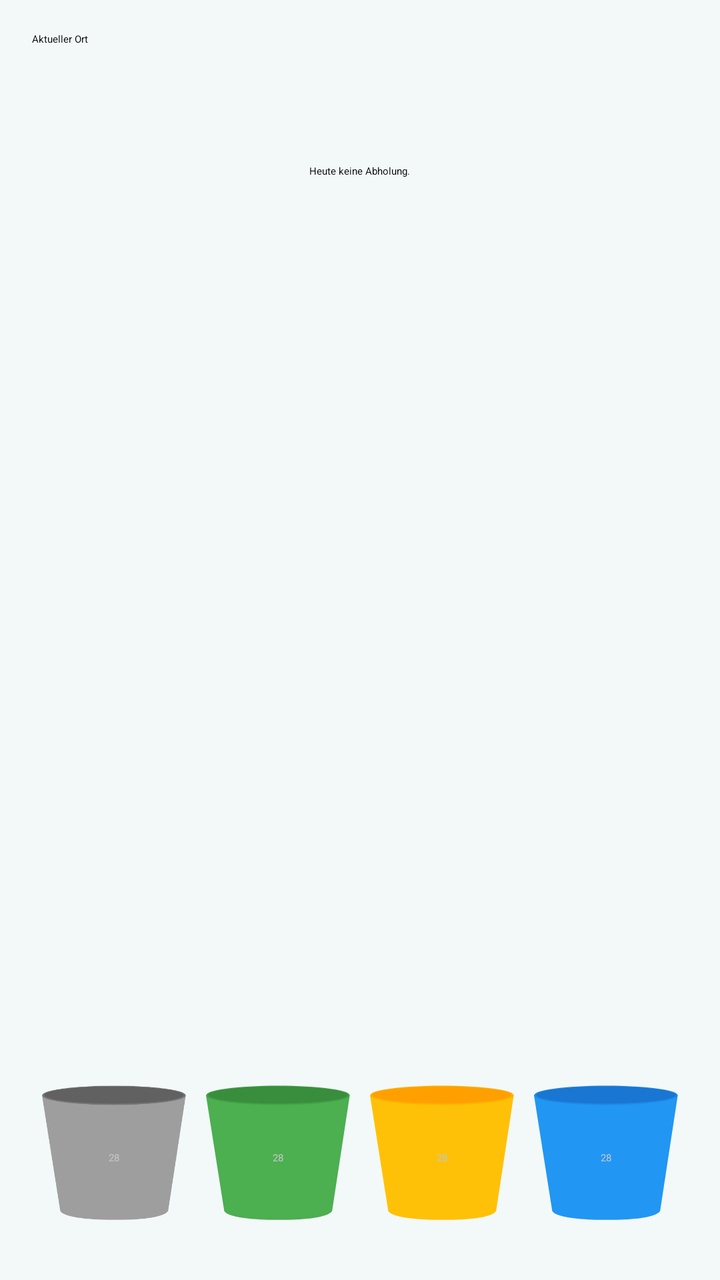
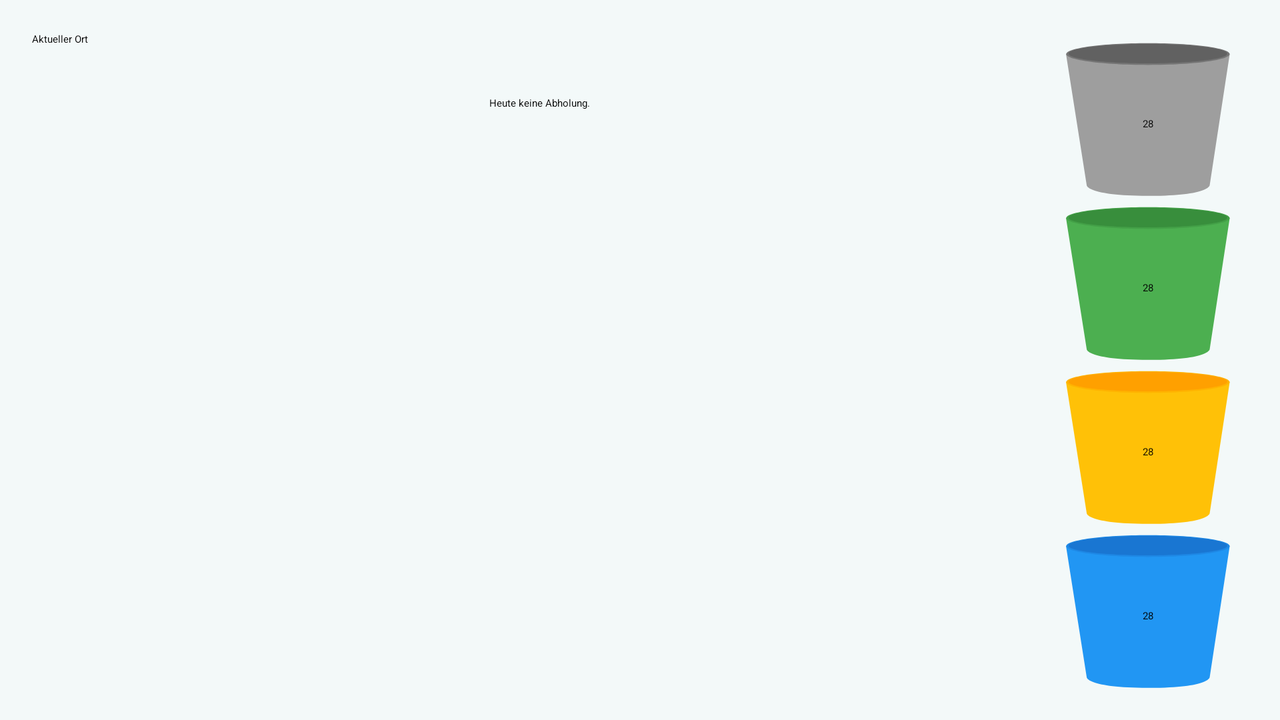

One screen, two layout resources from the same app: the default and the repository's alternative for another configuration. Each is rendered where Android would select it; the XML of both is given below.
<!-- AndroidManifest.xml: application theme AppTheme -->
<!-- res/layout/content_trash_check_acitivity.xml -->
<?xml version="1.0" encoding="utf-8"?>
<LinearLayout xmlns:android="http://schemas.android.com/apk/res/android"
    android:orientation="vertical"
    xmlns:app="http://schemas.android.com/apk/res-auto"
    xmlns:tools="http://schemas.android.com/tools"
    android:layout_width="match_parent"
    android:layout_height="match_parent"
    android:paddingBottom="@dimen/activity_vertical_margin"
    android:paddingLeft="@dimen/activity_horizontal_margin"
    android:paddingRight="@dimen/activity_horizontal_margin"
    android:paddingTop="@dimen/activity_vertical_margin"
    app:layout_behavior="@string/appbar_scrolling_view_behavior"
    tools:context=".TrashCheckActivity"
    tools:showIn="@layout/activity_trash_check_acitivity"
    android:background="@color/background">

    <TextView
        android:layout_width="wrap_content"
        android:layout_height="wrap_content"
        android:textAppearance="?android:attr/textAppearanceSmall"
        android:text="Aktueller Ort"
        android:id="@+id/curLocationTextView"
        android:layout_weight=".5"
        android:layout_gravity="top|left"
        android:layout_marginBottom="25dp" />

    <TextView
        android:layout_width="wrap_content"
        android:layout_height="wrap_content"
        android:textAppearance="?android:attr/textAppearanceLarge"
        android:text="@string/check_can_none"
        android:id="@+id/checkInfoTextView"
        android:layout_alignParentTop="true"
        android:layout_centerHorizontal="true"
        android:layout_gravity="center_horizontal"
        android:layout_weight=".5"
        android:textAlignment="center" />

    <ImageView
        android:layout_width="match_parent"
        android:layout_height="wrap_content"
        android:id="@+id/trashCanImageView"
        android:layout_alignWithParentIfMissing="false"
        android:src="@drawable/can_none_scale"
        android:layout_marginLeft="50dp"
        android:layout_marginRight="50dp"
        android:layout_centerInParent="true"
        android:layout_weight="4" />

    <LinearLayout
        android:orientation="horizontal"
        android:layout_width="match_parent"
        android:layout_height="100dp"
        android:layout_alignParentBottom="true"
        android:layout_centerHorizontal="true"
        android:layout_gravity="bottom">

        <RelativeLayout
            android:layout_width="wrap_content"
            android:layout_height="wrap_content"
            android:layout_gravity="bottom"
            android:layout_weight="25"
            android:layout_marginLeft="5dp"
            android:layout_marginRight="5dp">

            <ImageView
                android:layout_width="wrap_content"
                android:layout_height="wrap_content"
                android:id="@+id/prevCanBlackImage"
                android:src="@drawable/can_black_scale"
                android:maxHeight="50dp"
                android:maxWidth="50dp"
                android:longClickable="false"
                android:scaleType="fitCenter"
                android:layout_gravity="bottom"
                android:layout_alignParentBottom="false"
                android:layout_alignParentTop="false"
                android:layout_centerHorizontal="true" />

            <TextView
                android:layout_width="wrap_content"
                android:layout_height="wrap_content"
                android:textAppearance="?android:attr/textAppearanceLarge"
                android:text="28"
                android:id="@+id/prevCanBlackText"
                android:layout_gravity="bottom"
                android:maxHeight="50dp"
                android:maxWidth="50dp"
                android:gravity="center"
                android:layout_centerInParent="true"
                android:paddingTop="10dp"
                android:textColor="@color/colorPrimary"
                android:shadowColor="@color/background"
                android:layout_alignParentBottom="false" />
        </RelativeLayout>

        <RelativeLayout
            android:layout_width="wrap_content"
            android:layout_height="wrap_content"
            android:layout_weight="25"
            android:layout_marginLeft="5dp"
            android:layout_marginRight="5dp"
            android:layout_gravity="bottom">

            <ImageView
                android:layout_width="wrap_content"
                android:layout_height="wrap_content"
                android:id="@+id/prevCanGreenImage"
                android:src="@drawable/can_green_scale"
                android:maxWidth="50dp"
                android:maxHeight="50dp"
                android:scaleType="fitCenter"
                android:layout_gravity="bottom"
                android:layout_centerHorizontal="true" />

            <TextView
                android:layout_width="wrap_content"
                android:layout_height="wrap_content"
                android:textAppearance="?android:attr/textAppearanceLarge"
                android:text="28"
                android:id="@+id/prevCanGreenText"
                android:layout_gravity="bottom"
                android:maxHeight="50dp"
                android:maxWidth="50dp"
                android:gravity="center"
                android:layout_centerInParent="true"
                android:paddingTop="10dp"
                android:textColor="@color/colorPrimary"
                android:shadowColor="@color/background" />

        </RelativeLayout>

        <RelativeLayout
            android:layout_width="wrap_content"
            android:layout_height="wrap_content"
            android:layout_gravity="bottom"
            android:layout_marginLeft="5dp"
            android:layout_marginRight="5dp"
            android:layout_weight="25">

            <ImageView
                android:layout_width="wrap_content"
                android:layout_height="wrap_content"
                android:id="@+id/prevCanYellowImage"
                android:src="@drawable/can_yellow_scale"
                android:scaleType="fitCenter"
                android:layout_gravity="bottom"
                android:maxWidth="50dp"
                android:maxHeight="50dp"
                android:layout_centerHorizontal="true" />

            <TextView
                android:layout_width="wrap_content"
                android:layout_height="wrap_content"
                android:textAppearance="?android:attr/textAppearanceLarge"
                android:text="28"
                android:id="@+id/prevCanYellowText"
                android:layout_gravity="bottom"
                android:maxHeight="50dp"
                android:maxWidth="50dp"
                android:gravity="center"
                android:layout_centerInParent="true"
                android:paddingTop="10dp"
                android:textColor="@color/colorPrimary"
                android:shadowColor="@color/background" />
        </RelativeLayout>

        <RelativeLayout
            android:layout_width="wrap_content"
            android:layout_height="wrap_content"
            android:layout_weight="25"
            android:layout_gravity="bottom"
            android:layout_marginLeft="5dp"
            android:layout_marginRight="5dp">

            <ImageView
                android:layout_width="wrap_content"
                android:layout_height="wrap_content"
                android:id="@+id/prevCanBlueImage"
                android:src="@drawable/can_blue_scale"
                android:scaleType="fitCenter"
                android:layout_gravity="bottom"
                android:maxHeight="50dp"
                android:maxWidth="50dp"
                android:layout_centerHorizontal="true" />

            <TextView
                android:layout_width="wrap_content"
                android:layout_height="wrap_content"
                android:textAppearance="?android:attr/textAppearanceLarge"
                android:text="28"
                android:id="@+id/prevCanBlueText"
                android:layout_gravity="bottom"
                android:maxHeight="50dp"
                android:maxWidth="50dp"
                android:gravity="center"
                android:layout_centerInParent="true"
                android:paddingTop="10dp"
                android:textColor="@color/colorPrimary"
                android:shadowColor="@color/background" />
        </RelativeLayout>

    </LinearLayout>

</LinearLayout>
<!-- res/layout/activity_trash_check_acitivity.xml (included above) -->
<?xml version="1.0" encoding="utf-8"?>
<android.support.design.widget.CoordinatorLayout xmlns:android="http://schemas.android.com/apk/res/android"
    xmlns:app="http://schemas.android.com/apk/res-auto"
    xmlns:tools="http://schemas.android.com/tools"
    android:layout_width="match_parent"
    android:layout_height="match_parent"
    android:fitsSystemWindows="true"
    tools:context=".activities.TrashCheckActivity">

    <android.support.design.widget.AppBarLayout
        android:layout_width="match_parent"
        android:layout_height="wrap_content"
        android:theme="@style/AppTheme.AppBarOverlay">

        <android.support.v7.widget.Toolbar
            android:id="@+id/toolbar"
            android:layout_width="match_parent"
            android:layout_height="?attr/actionBarSize"
            android:background="?attr/colorPrimary"
            app:popupTheme="@style/AppTheme.PopupOverlay" />

    </android.support.design.widget.AppBarLayout>

    <include layout="@layout/content_trash_check_acitivity" />

</android.support.design.widget.CoordinatorLayout>
<!-- resources referenced by this layout -->
<resources>
  <color name="background">#F3F9F9</color>
  <color name="colorPrimary">#C3C7C7</color>
  <dimen name="activity_horizontal_margin">16dp</dimen>
  <dimen name="activity_vertical_margin">16dp</dimen>
  <!-- drawable can_black_scale (drawable) -->
  <vector xmlns:android="http://schemas.android.com/apk/res/android"
          android:width="128dp"
          android:height="128dp"
          android:viewportWidth="128.0"
          android:viewportHeight="120.0">
    <path android:fillColor="#FF9E9E9E"
          android:pathData="M0,16.118l16.147,95.925c0,0-0.32,7.673,47.803,7.833
    c48.122,0.16,48.213-7.833,48.213-7.833l15.622-95.925H0z"/>
    <path android:fillColor="#FF757575"
          android:pathData="M63.95,8.123c35.23,0,63.79,3.58,63.79,7.995
    s-28.559,7.993-63.79,7.993c-35.23,0-63.791-3.578-63.791-7.993S28.72,8.123,63.95,8.123z"/>
    <path android:fillColor="#FF616161"
          android:pathData="M63.95,8.779c34.192,0,61.911,3.172,61.911,7.087
    c0,3.912-27.719,7.084-61.911,7.084c-34.192,0-61.911-3.172-61.911-7.084C2.04,11.951,29.758,8.779,63.95,8.779z"/>
  </vector>
  <!-- drawable can_blue_scale (drawable) -->
  <vector xmlns:android="http://schemas.android.com/apk/res/android"
          android:width="128dp"
          android:height="128dp"
          android:viewportWidth="128.0"
          android:viewportHeight="120.0">
    <path android:fillColor="#FF2196F3"
          android:pathData="M0,16.118l16.147,95.925c0,0-0.32,7.673,47.803,7.833
    c48.122,0.16,48.213-7.833,48.213-7.833l15.622-95.925H0z"/>
    <path android:fillColor="#FF1E88E5"
          android:pathData="M63.95,8.123c35.23,0,63.79,3.58,63.79,7.995
    s-28.559,7.993-63.79,7.993c-35.23,0-63.791-3.578-63.791-7.993S28.72,8.123,63.95,8.123z"/>
    <path android:fillColor="#FF1976D2"
          android:pathData="M63.95,8.779c34.192,0,61.911,3.172,61.911,7.087
    c0,3.912-27.719,7.084-61.911,7.084c-34.192,0-61.911-3.172-61.911-7.084C2.04,11.951,29.758,8.779,63.95,8.779z"/>
  </vector>
  <!-- drawable can_green_scale (drawable) -->
  <vector xmlns:android="http://schemas.android.com/apk/res/android"
          android:width="128dp"
          android:height="128dp"
          android:viewportWidth="128.0"
          android:viewportHeight="120.0">
    <path android:fillColor="#FF4CAF50"
          android:pathData="M0,16.118l16.147,95.925c0,0-0.32,7.673,47.803,7.833
    c48.122,0.16,48.213-7.833,48.213-7.833l15.622-95.925H0z"/>
    <path android:fillColor="#FF43A047"
          android:pathData="M63.95,8.123c35.23,0,63.79,3.58,63.79,7.995
    s-28.559,7.993-63.79,7.993c-35.23,0-63.791-3.578-63.791-7.993S28.72,8.123,63.95,8.123z"/>
    <path android:fillColor="#FF388E3C"
          android:pathData="M63.95,8.779c34.192,0,61.911,3.172,61.911,7.087
    c0,3.912-27.719,7.084-61.911,7.084c-34.192,0-61.911-3.172-61.911-7.084C2.04,11.951,29.758,8.779,63.95,8.779z"/>
  </vector>
  <string name="check_can_none">Heute keine Abholung.</string>
  <!-- from res/values-v27/ -->
  <style name="AppTheme" parent="BaseTheme">
          <item name="android:statusBarColor">@color/colorPrimaryDark</item>
          <item name="statusBarBackground">@color/colorPrimaryDark</item>
          <item name="android:navigationBarColor">@color/colorPrimary</item>
          <item name="android:windowLightStatusBar">true</item>
          <item name="android:windowLightNavigationBar">true</item>
      </style>
  <color name="colorPrimaryDark">#919494</color>
</resources>
<!-- res/layout-land/content_trash_check_acitivity.xml (the repository's variant of the layout above) -->
<!-- drawn on the phone turned sideways -->
<?xml version="1.0" encoding="utf-8"?>
<LinearLayout xmlns:android="http://schemas.android.com/apk/res/android"
    android:orientation="horizontal"
    xmlns:app="http://schemas.android.com/apk/res-auto"
    xmlns:tools="http://schemas.android.com/tools"
    android:layout_width="match_parent"
    android:layout_height="match_parent"
    android:paddingBottom="@dimen/activity_vertical_margin"
    android:paddingRight="@dimen/activity_horizontal_margin"
    android:paddingTop="@dimen/activity_vertical_margin"
    app:layout_behavior="@string/appbar_scrolling_view_behavior"
    tools:context=".activities.TrashCheckActivity"
    tools:showIn="@layout/activity_trash_check_acitivity"
    android:background="@color/background"
    android:paddingLeft="@dimen/activity_horizontal_margin">

    <LinearLayout
        android:orientation="vertical"
        android:layout_width="match_parent"
        android:layout_height="match_parent"
        android:layout_weight="1">

        <TextView
            android:layout_width="match_parent"
            android:layout_height="wrap_content"
            android:textAppearance="?android:attr/textAppearanceSmall"
            android:text="Aktueller Ort"
            android:id="@+id/curLocationTextView"
            android:layout_gravity="top|left"
            android:layout_marginBottom="25dp" />

        <TextView
            android:layout_width="wrap_content"
            android:layout_height="wrap_content"
            android:textAppearance="?android:attr/textAppearanceLarge"
            android:text="@string/check_can_none"
            android:id="@+id/checkInfoTextView"
            android:layout_alignParentTop="true"
            android:layout_centerHorizontal="true"
            android:layout_gravity="center_horizontal"
            android:textAlignment="center"
            android:layout_marginBottom="15dp" />

        <ImageView
            android:layout_width="match_parent"
            android:layout_height="wrap_content"
            android:id="@+id/trashCanImageView"
            android:layout_alignWithParentIfMissing="false"
            android:src="@drawable/can_none_scale"
            android:layout_centerInParent="true"
            android:layout_weight="1" />

    </LinearLayout>

    <LinearLayout
        android:orientation="vertical"
        android:layout_width="100dp"
        android:layout_height="match_parent"
        android:layout_alignParentBottom="true"
        android:layout_centerHorizontal="true">

        <RelativeLayout
            android:id="@+id/prevCanBlackLayout"
            android:layout_width="wrap_content"
            android:layout_height="wrap_content"
            android:layout_gravity="right"
            android:layout_weight="1">

            <ImageView
                android:layout_width="wrap_content"
                android:layout_height="wrap_content"
                android:id="@+id/prevCanBlackImage"
                android:src="@drawable/can_black_scale"
                android:maxHeight="50dp"
                android:maxWidth="50dp"
                android:longClickable="false"
                android:scaleType="fitCenter"
                android:layout_centerVertical="true" />

            <TextView
                android:layout_width="wrap_content"
                android:layout_height="wrap_content"
                android:textAppearance="?android:attr/textAppearanceLarge"
                android:text="28"
                android:id="@+id/prevCanBlackText"
                android:layout_gravity="bottom"
                android:layout_weight="25"
                android:maxHeight="50dp"
                android:maxWidth="50dp"
                android:gravity="center"
                android:layout_centerInParent="true"
                android:paddingTop="10dp" />
        </RelativeLayout>


        <RelativeLayout
            android:id="@+id/prevCanGreenLayout"
            android:layout_width="wrap_content"
            android:layout_height="wrap_content"
            android:layout_gravity="right"
            android:layout_weight="1">

            <ImageView
                android:layout_width="wrap_content"
                android:layout_height="wrap_content"
                android:id="@+id/prevCanGreenImage"
                android:src="@drawable/can_green_scale"
                android:maxWidth="50dp"
                android:maxHeight="50dp"
                android:scaleType="fitCenter"
                android:layout_centerVertical="true" />

            <TextView
                android:layout_width="wrap_content"
                android:layout_height="wrap_content"
                android:textAppearance="?android:attr/textAppearanceLarge"
                android:text="28"
                android:id="@+id/prevCanGreenText"
                android:layout_gravity="bottom"
                android:layout_weight="25"
                android:maxHeight="50dp"
                android:maxWidth="50dp"
                android:gravity="center"
                android:layout_centerInParent="true"
                android:paddingTop="10dp" />
        </RelativeLayout>


        <RelativeLayout
            android:id="@+id/prevCanYellowLayout"
            android:layout_width="wrap_content"
            android:layout_height="wrap_content"
            android:layout_gravity="right"
            android:layout_weight="1">

            <ImageView
                android:layout_width="wrap_content"
                android:layout_height="wrap_content"
                android:id="@+id/prevCanYellowImage"
                android:src="@drawable/can_yellow_scale"
                android:scaleType="fitCenter"
                android:layout_centerVertical="true" />

            <TextView
                android:layout_width="wrap_content"
                android:layout_height="wrap_content"
                android:textAppearance="?android:attr/textAppearanceLarge"
                android:text="28"
                android:id="@+id/prevCanYellowText"
                android:layout_gravity="bottom"
                android:layout_weight="25"
                android:maxHeight="50dp"
                android:maxWidth="50dp"
                android:gravity="center"
                android:layout_centerInParent="true"
                android:paddingTop="10dp" />
        </RelativeLayout>


        <RelativeLayout
            android:id="@+id/prevCanBlueLayout"
            android:layout_width="wrap_content"
            android:layout_height="wrap_content"
            android:layout_gravity="right"
            android:layout_weight="1">

            <ImageView
                android:layout_width="wrap_content"
                android:layout_height="wrap_content"
                android:id="@+id/prevCanBlueImage"
                android:src="@drawable/can_blue_scale"
                android:scaleType="fitCenter"
                android:layout_centerVertical="true" />

            <TextView
                android:layout_width="wrap_content"
                android:layout_height="wrap_content"
                android:textAppearance="?android:attr/textAppearanceLarge"
                android:text="28"
                android:id="@+id/prevCanBlueText"
                android:layout_gravity="bottom"
                android:layout_weight="25"
                android:maxHeight="50dp"
                android:maxWidth="50dp"
                android:gravity="center"
                android:layout_centerInParent="true"
                android:paddingTop="10dp" />
        </RelativeLayout>
    </LinearLayout>

</LinearLayout>
<!-- res/layout/content_trash_check_acitivity.xml (included above) -->
<?xml version="1.0" encoding="utf-8"?>
<LinearLayout xmlns:android="http://schemas.android.com/apk/res/android"
    android:orientation="vertical"
    xmlns:app="http://schemas.android.com/apk/res-auto"
    xmlns:tools="http://schemas.android.com/tools"
    android:layout_width="match_parent"
    android:layout_height="match_parent"
    android:paddingBottom="@dimen/activity_vertical_margin"
    android:paddingLeft="@dimen/activity_horizontal_margin"
    android:paddingRight="@dimen/activity_horizontal_margin"
    android:paddingTop="@dimen/activity_vertical_margin"
    app:layout_behavior="@string/appbar_scrolling_view_behavior"
    tools:context=".TrashCheckActivity"
    tools:showIn="@layout/activity_trash_check_acitivity"
    android:background="@color/background">

    <TextView
        android:layout_width="wrap_content"
        android:layout_height="wrap_content"
        android:textAppearance="?android:attr/textAppearanceSmall"
        android:text="Aktueller Ort"
        android:id="@+id/curLocationTextView"
        android:layout_weight=".5"
        android:layout_gravity="top|left"
        android:layout_marginBottom="25dp" />

    <TextView
        android:layout_width="wrap_content"
        android:layout_height="wrap_content"
        android:textAppearance="?android:attr/textAppearanceLarge"
        android:text="@string/check_can_none"
        android:id="@+id/checkInfoTextView"
        android:layout_alignParentTop="true"
        android:layout_centerHorizontal="true"
        android:layout_gravity="center_horizontal"
        android:layout_weight=".5"
        android:textAlignment="center" />

    <ImageView
        android:layout_width="match_parent"
        android:layout_height="wrap_content"
        android:id="@+id/trashCanImageView"
        android:layout_alignWithParentIfMissing="false"
        android:src="@drawable/can_none_scale"
        android:layout_marginLeft="50dp"
        android:layout_marginRight="50dp"
        android:layout_centerInParent="true"
        android:layout_weight="4" />

    <LinearLayout
        android:orientation="horizontal"
        android:layout_width="match_parent"
        android:layout_height="100dp"
        android:layout_alignParentBottom="true"
        android:layout_centerHorizontal="true"
        android:layout_gravity="bottom">

        <RelativeLayout
            android:layout_width="wrap_content"
            android:layout_height="wrap_content"
            android:layout_gravity="bottom"
            android:layout_weight="25"
            android:layout_marginLeft="5dp"
            android:layout_marginRight="5dp">

            <ImageView
                android:layout_width="wrap_content"
                android:layout_height="wrap_content"
                android:id="@+id/prevCanBlackImage"
                android:src="@drawable/can_black_scale"
                android:maxHeight="50dp"
                android:maxWidth="50dp"
                android:longClickable="false"
                android:scaleType="fitCenter"
                android:layout_gravity="bottom"
                android:layout_alignParentBottom="false"
                android:layout_alignParentTop="false"
                android:layout_centerHorizontal="true" />

            <TextView
                android:layout_width="wrap_content"
                android:layout_height="wrap_content"
                android:textAppearance="?android:attr/textAppearanceLarge"
                android:text="28"
                android:id="@+id/prevCanBlackText"
                android:layout_gravity="bottom"
                android:maxHeight="50dp"
                android:maxWidth="50dp"
                android:gravity="center"
                android:layout_centerInParent="true"
                android:paddingTop="10dp"
                android:textColor="@color/colorPrimary"
                android:shadowColor="@color/background"
                android:layout_alignParentBottom="false" />
        </RelativeLayout>

        <RelativeLayout
            android:layout_width="wrap_content"
            android:layout_height="wrap_content"
            android:layout_weight="25"
            android:layout_marginLeft="5dp"
            android:layout_marginRight="5dp"
            android:layout_gravity="bottom">

            <ImageView
                android:layout_width="wrap_content"
                android:layout_height="wrap_content"
                android:id="@+id/prevCanGreenImage"
                android:src="@drawable/can_green_scale"
                android:maxWidth="50dp"
                android:maxHeight="50dp"
                android:scaleType="fitCenter"
                android:layout_gravity="bottom"
                android:layout_centerHorizontal="true" />

            <TextView
                android:layout_width="wrap_content"
                android:layout_height="wrap_content"
                android:textAppearance="?android:attr/textAppearanceLarge"
                android:text="28"
                android:id="@+id/prevCanGreenText"
                android:layout_gravity="bottom"
                android:maxHeight="50dp"
                android:maxWidth="50dp"
                android:gravity="center"
                android:layout_centerInParent="true"
                android:paddingTop="10dp"
                android:textColor="@color/colorPrimary"
                android:shadowColor="@color/background" />

        </RelativeLayout>

        <RelativeLayout
            android:layout_width="wrap_content"
            android:layout_height="wrap_content"
            android:layout_gravity="bottom"
            android:layout_marginLeft="5dp"
            android:layout_marginRight="5dp"
            android:layout_weight="25">

            <ImageView
                android:layout_width="wrap_content"
                android:layout_height="wrap_content"
                android:id="@+id/prevCanYellowImage"
                android:src="@drawable/can_yellow_scale"
                android:scaleType="fitCenter"
                android:layout_gravity="bottom"
                android:maxWidth="50dp"
                android:maxHeight="50dp"
                android:layout_centerHorizontal="true" />

            <TextView
                android:layout_width="wrap_content"
                android:layout_height="wrap_content"
                android:textAppearance="?android:attr/textAppearanceLarge"
                android:text="28"
                android:id="@+id/prevCanYellowText"
                android:layout_gravity="bottom"
                android:maxHeight="50dp"
                android:maxWidth="50dp"
                android:gravity="center"
                android:layout_centerInParent="true"
                android:paddingTop="10dp"
                android:textColor="@color/colorPrimary"
                android:shadowColor="@color/background" />
        </RelativeLayout>

        <RelativeLayout
            android:layout_width="wrap_content"
            android:layout_height="wrap_content"
            android:layout_weight="25"
            android:layout_gravity="bottom"
            android:layout_marginLeft="5dp"
            android:layout_marginRight="5dp">

            <ImageView
                android:layout_width="wrap_content"
                android:layout_height="wrap_content"
                android:id="@+id/prevCanBlueImage"
                android:src="@drawable/can_blue_scale"
                android:scaleType="fitCenter"
                android:layout_gravity="bottom"
                android:maxHeight="50dp"
                android:maxWidth="50dp"
                android:layout_centerHorizontal="true" />

            <TextView
                android:layout_width="wrap_content"
                android:layout_height="wrap_content"
                android:textAppearance="?android:attr/textAppearanceLarge"
                android:text="28"
                android:id="@+id/prevCanBlueText"
                android:layout_gravity="bottom"
                android:maxHeight="50dp"
                android:maxWidth="50dp"
                android:gravity="center"
                android:layout_centerInParent="true"
                android:paddingTop="10dp"
                android:textColor="@color/colorPrimary"
                android:shadowColor="@color/background" />
        </RelativeLayout>

    </LinearLayout>

</LinearLayout>
